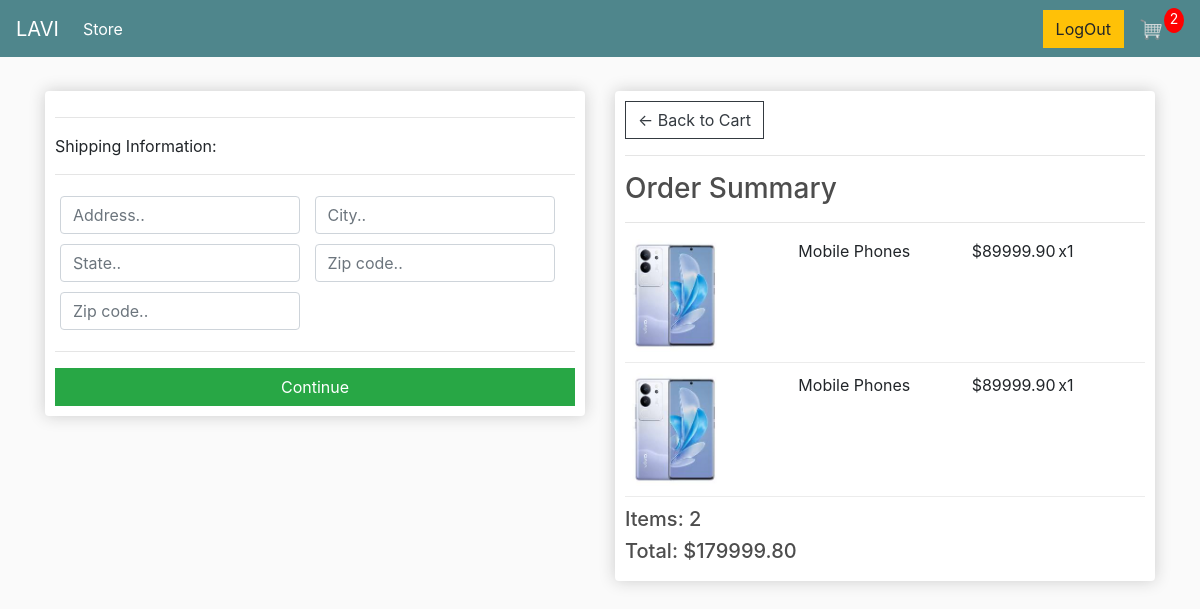
The app's page /checkout/ (signed in) with its own data.
### store/models.py (models this page shows, shortened)
class OrderItem(models.Model):
	product = models.ForeignKey(Product, on_delete=models.SET_NULL, null=True)
	order = models.ForeignKey(Order, on_delete=models.SET_NULL, null=True)
	quantity = models.IntegerField(default=0, null=True, blank=True)
	date_added = models.DateTimeField(auto_now_add=True)
	@property
	def get_total(self):
		total = self.product.price * self.quantity
		return total

class Product(models.Model):
	name = models.CharField(max_length=200)
	price = models.FloatField()
	digital = models.BooleanField(default=False,null=True, blank=True)
	image = models.ImageField(null=True, blank=True)
	@property
	def imageURL(self):
		try:
			url = self.image.url
		except:
			url = ''
		return url

class Order(models.Model):
	customer = models.ForeignKey(Customer, on_delete=models.SET_NULL, null=True, blank=True)
	date_ordered = models.DateTimeField(auto_now_add=True)
	complete = models.BooleanField(default=False)
	transaction_id = models.CharField(max_length=100, null=True)
	@property
	def shipping(self):
		shipping = False
		orderitems = self.orderitem_set.all()
		for i in orderitems:
			if i.product.digital == False:
				shipping = True
		return shipping
	@property
	def get_cart_total(self):
		orderitems = self.orderitem_set.all()
		total = sum([item.get_total for item in orderitems])
		return total
	@property
	def get_cart_items(self):
		orderitems = self.orderitem_set.all()
		total = sum([item.quantity for item in orderitems])
		return total

### store/views.py (the view)
# urls.py: path('checkout/', views.checkout, name="checkout"),
def checkout(request):
	data = cartData(request)
	cartItems = data['cartItems']
	order = data['order']
	items = data['items']
	context = {'items':items, 'order':order, 'cartItems':cartItems}
	return render(request, 'store/checkout.html', context)

### store/utils.py (called while the page is built)
def cartData(request):
	if request.user.is_authenticated:
		customer = request.user.customer
		order, created = Order.objects.get_or_create(customer=customer, complete=False)
		items = order.orderitem_set.all()
		cartItems = order.get_cart_items
	else:
		cookieData = cookieCart(request)
		cartItems = cookieData['cartItems']
		order = cookieData['order']
		items = cookieData['items']
	return {'cartItems':cartItems ,'order':order, 'items':items}

### store/templates/store/checkout.html (shortened to what this page needs)
{% extends 'store/main.html' %}
{% load static %}
{% block content %}
     <div class="row">
		<div class="col-lg-6">
			<div class="box-element" id="form-wrapper">
				<form id="form">
					<div id="shipping-info">
						<hr>
						<p>Shipping Information:</p>
						<hr>
						<div class="form-field">
							<input class="form-control" type="text" name="address" placeholder="Address..">
						</div>
						<div class="form-field">
							<input class="form-control" type="text" name="city" placeholder="City..">
						</div>
						<div class="form-field">
							<input class="form-control" type="text" name="state" placeholder="State..">
						</div>
						<div class="form-field">
							<input class="form-control" type="text" name="zipcode" placeholder="Zip code..">
						</div>
						<div class="form-field">
							<input class="form-control" type="text" name="country" placeholder="Zip code..">
						</div>
					</div>
					<hr>
					<input id="form-button" class="btn btn-success btn-block" type="submit" value="Continue">
				</form>
			</div>
			<br>
		</div>
		<div class="col-lg-6">
			<div class="box-element">
				<a  class="btn btn-outline-dark" href="{% url 'cart' %}">&#x2190; Back to Cart</a>
				<hr>
				<h3>Order Summary</h3>
				<hr>
				{% for item in items %}
				<div class="cart-row">
					<div style="flex:2"><img class="row-image" src="{{item.product.imageURL}}"></div>
					<div style="flex:2"><p>{{item.product.name}}</p></div>
					<div style="flex:1"><p>${{item.product.price|floatformat:2}}</p></div>
					<div style="flex:1"><p>x{{item.quantity}}</p></div>
				</div>
				{% endfor %}
				<h5>Items:   {{order.get_cart_items}}</h5>
				<h5>Total:   ${{order.get_cart_total|floatformat:2}}</h5>
			</div>
		</div>
	</div>
{% endblock content %}

### static/css/main.css (style rules this page uses)
body { background-color: hsl(0, 0%, 98%); }
h1,h2,h3,h4,h5,h6 { color:hsl(0, 0%, 30%); }
.box-element { box-shadow:hsl(0, 0%, 80%) 0 0 16px; background-color: #fff; border-radius: 4px; padding: 10px; }
.col-lg-4, .col-lg-6, .col-lg-8, .col-lg-12 { margin-top: 10px; }
.btn { border-radius: 0; }
.row-image { width: 100px; }
.form-field { width:250px; display: inline-block; padding: 5px; }
.cart-row { display: flex; align-items: flex-stretch; padding-bottom: 10px; margin-bottom: 10px; border-bottom: 1px solid #ececec; }

### records on screen
OrderItem: product.imageURL (picture), product.name "Mobile Phones", product.price "89999.90", quantity "1"
OrderItem: product.imageURL (picture), product.name "Mobile Phones", product.price "89999.90", quantity "1"
Order: get_cart_items "2", get_cart_total "179999.80"

### other values on screen
{{ cartItems }} "2"
